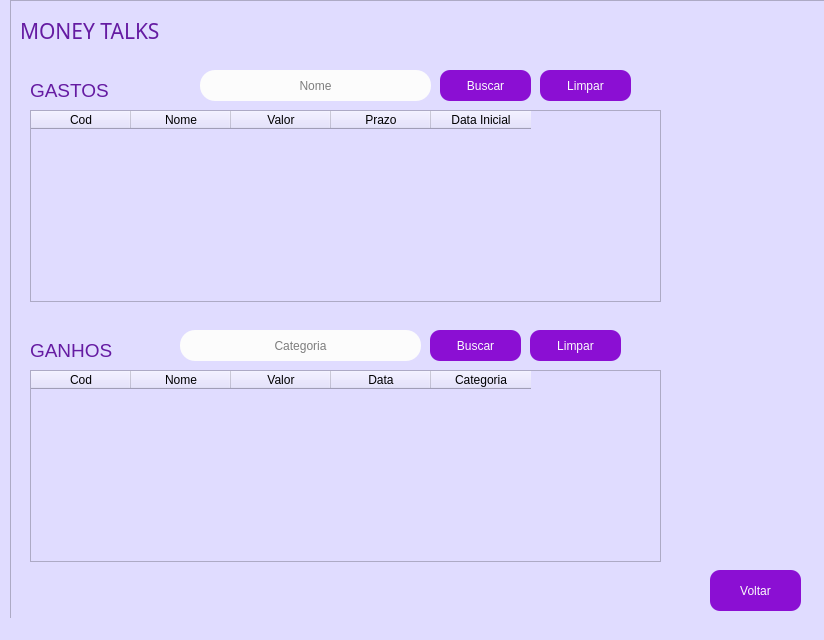
<?xml version="1.0" encoding="UTF-8"?>
<ui version="4.0">
 <class>MainWindow</class>
 <widget class="QMainWindow" name="MainWindow">
  <property name="geometry">
   <rect>
    <x>0</x>
    <y>0</y>
    <width>824</width>
    <height>640</height>
   </rect>
  </property>
  <property name="windowTitle">
   <string>Listar Ganhos e Gastos</string>
  </property>
  <property name="styleSheet">
   <string notr="true">background-color: rgb(224, 220, 255);</string>
  </property>
  <widget class="QWidget" name="centralwidget">
   <widget class="QFrame" name="frame">
    <property name="geometry">
     <rect>
      <x>10</x>
      <y>0</y>
      <width>841</width>
      <height>661</height>
     </rect>
    </property>
    <property name="styleSheet">
     <string notr="true">background-color: rgb(224, 220, 255);</string>
    </property>
    <property name="frameShape">
     <enum>QFrame::StyledPanel</enum>
    </property>
    <property name="frameShadow">
     <enum>QFrame::Raised</enum>
    </property>
    <widget class="QTableWidget" name="tableWidget">
     <property name="geometry">
      <rect>
       <x>20</x>
       <y>110</y>
       <width>631</width>
       <height>192</height>
      </rect>
     </property>
     <column>
      <property name="text">
       <string>Cod</string>
      </property>
     </column>
     <column>
      <property name="text">
       <string>Nome</string>
      </property>
     </column>
     <column>
      <property name="text">
       <string>Valor</string>
      </property>
     </column>
     <column>
      <property name="text">
       <string>Prazo</string>
      </property>
     </column>
     <column>
      <property name="text">
       <string>Data Inicial</string>
      </property>
     </column>
    </widget>
    <widget class="QTableWidget" name="tableWidget_2">
     <property name="geometry">
      <rect>
       <x>20</x>
       <y>370</y>
       <width>631</width>
       <height>192</height>
      </rect>
     </property>
     <column>
      <property name="text">
       <string>Cod</string>
      </property>
     </column>
     <column>
      <property name="text">
       <string>Nome</string>
      </property>
     </column>
     <column>
      <property name="text">
       <string>Valor</string>
      </property>
     </column>
     <column>
      <property name="text">
       <string>Data</string>
      </property>
     </column>
     <column>
      <property name="text">
       <string>Categoria</string>
      </property>
     </column>
    </widget>
    <widget class="QLabel" name="label_6">
     <property name="geometry">
      <rect>
       <x>20</x>
       <y>80</y>
       <width>111</width>
       <height>21</height>
      </rect>
     </property>
     <property name="font">
      <font>
       <family>MS Shell Dlg 2</family>
       <pointsize>14</pointsize>
       <weight>50</weight>
       <italic>false</italic>
       <bold>false</bold>
      </font>
     </property>
     <property name="styleSheet">
      <string notr="true">color: rgb(101, 27, 162);
font: 14pt &quot;MS Shell Dlg 2&quot;;</string>
     </property>
     <property name="text">
      <string>GASTOS</string>
     </property>
    </widget>
    <widget class="QLabel" name="label_7">
     <property name="geometry">
      <rect>
       <x>20</x>
       <y>340</y>
       <width>111</width>
       <height>21</height>
      </rect>
     </property>
     <property name="font">
      <font>
       <family>MS Shell Dlg 2</family>
       <pointsize>14</pointsize>
       <weight>50</weight>
       <italic>false</italic>
       <bold>false</bold>
      </font>
     </property>
     <property name="styleSheet">
      <string notr="true">color: rgb(101, 27, 162);
font: 14pt &quot;MS Shell Dlg 2&quot;;</string>
     </property>
     <property name="text">
      <string>GANHOS</string>
     </property>
    </widget>
    <widget class="QPushButton" name="pushButton_4">
     <property name="geometry">
      <rect>
       <x>530</x>
       <y>70</y>
       <width>91</width>
       <height>31</height>
      </rect>
     </property>
     <property name="styleSheet">
      <string notr="true">font: 75 9pt &quot;MS Shell Dlg 2&quot;;
color: rgb(252, 252, 252);
background-color: rgb(176, 56, 114);
background-color: rgb(139, 15, 211);
border-radius: 10px;</string>
     </property>
     <property name="text">
      <string>Limpar</string>
     </property>
    </widget>
    <widget class="QPushButton" name="pushButton_7">
     <property name="geometry">
      <rect>
       <x>520</x>
       <y>330</y>
       <width>91</width>
       <height>31</height>
      </rect>
     </property>
     <property name="styleSheet">
      <string notr="true">font: 75 9pt &quot;MS Shell Dlg 2&quot;;
color: rgb(252, 252, 252);
background-color: rgb(176, 56, 114);
background-color: rgb(139, 15, 211);
border-radius: 10px;</string>
     </property>
     <property name="text">
      <string>Limpar</string>
     </property>
    </widget>
    <widget class="QPushButton" name="pushButton_8">
     <property name="geometry">
      <rect>
       <x>430</x>
       <y>70</y>
       <width>91</width>
       <height>31</height>
      </rect>
     </property>
     <property name="styleSheet">
      <string notr="true">font: 75 9pt &quot;MS Shell Dlg 2&quot;;
color: rgb(252, 252, 252);
background-color: rgb(176, 56, 114);
background-color: rgb(139, 15, 211);
border-radius: 10px;</string>
     </property>
     <property name="text">
      <string>Buscar</string>
     </property>
    </widget>
    <widget class="QLineEdit" name="lineEdit">
     <property name="geometry">
      <rect>
       <x>190</x>
       <y>70</y>
       <width>231</width>
       <height>31</height>
      </rect>
     </property>
     <property name="styleSheet">
      <string notr="true">border-color: rgb(100, 8, 108);
background-color: rgb(252, 252, 252);
font: 9pt &quot;MS Shell Dlg 2&quot;;
border-radius: 15px;</string>
     </property>
     <property name="alignment">
      <set>Qt::AlignCenter</set>
     </property>
     <property name="placeholderText">
      <string>Nome</string>
     </property>
    </widget>
    <widget class="QLineEdit" name="lineEdit_2">
     <property name="geometry">
      <rect>
       <x>170</x>
       <y>330</y>
       <width>241</width>
       <height>31</height>
      </rect>
     </property>
     <property name="styleSheet">
      <string notr="true">border-color: rgb(100, 8, 108);
background-color: rgb(252, 252, 252);
font: 9pt &quot;MS Shell Dlg 2&quot;;
border-radius: 15px;</string>
     </property>
     <property name="alignment">
      <set>Qt::AlignCenter</set>
     </property>
     <property name="placeholderText">
      <string>Categoria</string>
     </property>
    </widget>
    <widget class="QPushButton" name="pushButton_9">
     <property name="geometry">
      <rect>
       <x>420</x>
       <y>330</y>
       <width>91</width>
       <height>31</height>
      </rect>
     </property>
     <property name="styleSheet">
      <string notr="true">font: 75 9pt &quot;MS Shell Dlg 2&quot;;
color: rgb(252, 252, 252);
background-color: rgb(176, 56, 114);
background-color: rgb(139, 15, 211);
border-radius: 10px;</string>
     </property>
     <property name="text">
      <string>Buscar</string>
     </property>
    </widget>
    <widget class="QLabel" name="label">
     <property name="geometry">
      <rect>
       <x>640</x>
       <y>450</y>
       <width>91</width>
       <height>101</height>
      </rect>
     </property>
     <property name="text">
      <string/>
     </property>
     <property name="pixmap">
      <pixmap>../../OneDrive/Área de Trabalho/Icones/icons8-lista-100 - Copia.png</pixmap>
     </property>
    </widget>
    <widget class="QLabel" name="label_2">
     <property name="geometry">
      <rect>
       <x>710</x>
       <y>30</y>
       <width>21</width>
       <height>16</height>
      </rect>
     </property>
     <property name="text">
      <string/>
     </property>
     <property name="pixmap">
      <pixmap>../../OneDrive/Área de Trabalho/Icones/dolar.png</pixmap>
     </property>
    </widget>
    <widget class="QLabel" name="label_3">
     <property name="geometry">
      <rect>
       <x>700</x>
       <y>50</y>
       <width>21</width>
       <height>16</height>
      </rect>
     </property>
     <property name="text">
      <string/>
     </property>
     <property name="pixmap">
      <pixmap>../../OneDrive/Área de Trabalho/Icones/dolar.png</pixmap>
     </property>
    </widget>
    <widget class="QLabel" name="label_4">
     <property name="geometry">
      <rect>
       <x>720</x>
       <y>50</y>
       <width>21</width>
       <height>16</height>
      </rect>
     </property>
     <property name="text">
      <string/>
     </property>
     <property name="pixmap">
      <pixmap>../../OneDrive/Área de Trabalho/Icones/dolar.png</pixmap>
     </property>
    </widget>
    <widget class="QLabel" name="label_5">
     <property name="geometry">
      <rect>
       <x>730</x>
       <y>30</y>
       <width>21</width>
       <height>16</height>
      </rect>
     </property>
     <property name="text">
      <string/>
     </property>
     <property name="pixmap">
      <pixmap>../../OneDrive/Área de Trabalho/Icones/dolar.png</pixmap>
     </property>
    </widget>
    <widget class="QLabel" name="label_9">
     <property name="geometry">
      <rect>
       <x>740</x>
       <y>50</y>
       <width>21</width>
       <height>16</height>
      </rect>
     </property>
     <property name="text">
      <string/>
     </property>
     <property name="pixmap">
      <pixmap>../../OneDrive/Área de Trabalho/Icones/dolar.png</pixmap>
     </property>
    </widget>
    <widget class="QLabel" name="label_10">
     <property name="geometry">
      <rect>
       <x>690</x>
       <y>30</y>
       <width>21</width>
       <height>16</height>
      </rect>
     </property>
     <property name="text">
      <string/>
     </property>
     <property name="pixmap">
      <pixmap>../../OneDrive/Área de Trabalho/Icones/dolar.png</pixmap>
     </property>
    </widget>
    <widget class="QLabel" name="label_11">
     <property name="geometry">
      <rect>
       <x>680</x>
       <y>50</y>
       <width>21</width>
       <height>16</height>
      </rect>
     </property>
     <property name="text">
      <string/>
     </property>
     <property name="pixmap">
      <pixmap>../../OneDrive/Área de Trabalho/Icones/dolar.png</pixmap>
     </property>
    </widget>
    <widget class="QLabel" name="label_12">
     <property name="geometry">
      <rect>
       <x>730</x>
       <y>430</y>
       <width>61</width>
       <height>61</height>
      </rect>
     </property>
     <property name="text">
      <string/>
     </property>
     <property name="pixmap">
      <pixmap>../../OneDrive/Área de Trabalho/Icones/icons8-livro-50.png</pixmap>
     </property>
    </widget>
    <widget class="QPushButton" name="pushButton">
     <property name="geometry">
      <rect>
       <x>700</x>
       <y>570</y>
       <width>91</width>
       <height>41</height>
      </rect>
     </property>
     <property name="styleSheet">
      <string notr="true">font: 75 9pt &quot;MS Shell Dlg 2&quot;;
color: rgb(252, 252, 252);
background-color: rgb(176, 56, 114);
background-color: rgb(139, 15, 211);
border-radius: 10px;</string>
     </property>
     <property name="text">
      <string>Voltar</string>
     </property>
    </widget>
    <widget class="QLabel" name="label_8">
     <property name="geometry">
      <rect>
       <x>10</x>
       <y>20</y>
       <width>181</width>
       <height>21</height>
      </rect>
     </property>
     <property name="font">
      <font>
       <family>Sans Serif Collection</family>
       <pointsize>16</pointsize>
      </font>
     </property>
     <property name="styleSheet">
      <string notr="true">color: rgb(101, 27, 162);</string>
     </property>
     <property name="text">
      <string>MONEY TALKS</string>
     </property>
    </widget>
    <zorder>label</zorder>
    <zorder>tableWidget</zorder>
    <zorder>tableWidget_2</zorder>
    <zorder>label_6</zorder>
    <zorder>label_7</zorder>
    <zorder>pushButton_4</zorder>
    <zorder>pushButton_7</zorder>
    <zorder>pushButton_8</zorder>
    <zorder>lineEdit</zorder>
    <zorder>lineEdit_2</zorder>
    <zorder>pushButton_9</zorder>
    <zorder>label_2</zorder>
    <zorder>label_3</zorder>
    <zorder>label_4</zorder>
    <zorder>label_5</zorder>
    <zorder>label_9</zorder>
    <zorder>label_10</zorder>
    <zorder>label_11</zorder>
    <zorder>label_12</zorder>
    <zorder>pushButton</zorder>
    <zorder>label_8</zorder>
   </widget>
  </widget>
  <widget class="QStatusBar" name="statusbar"/>
 </widget>
 <resources/>
 <connections/>
</ui>
